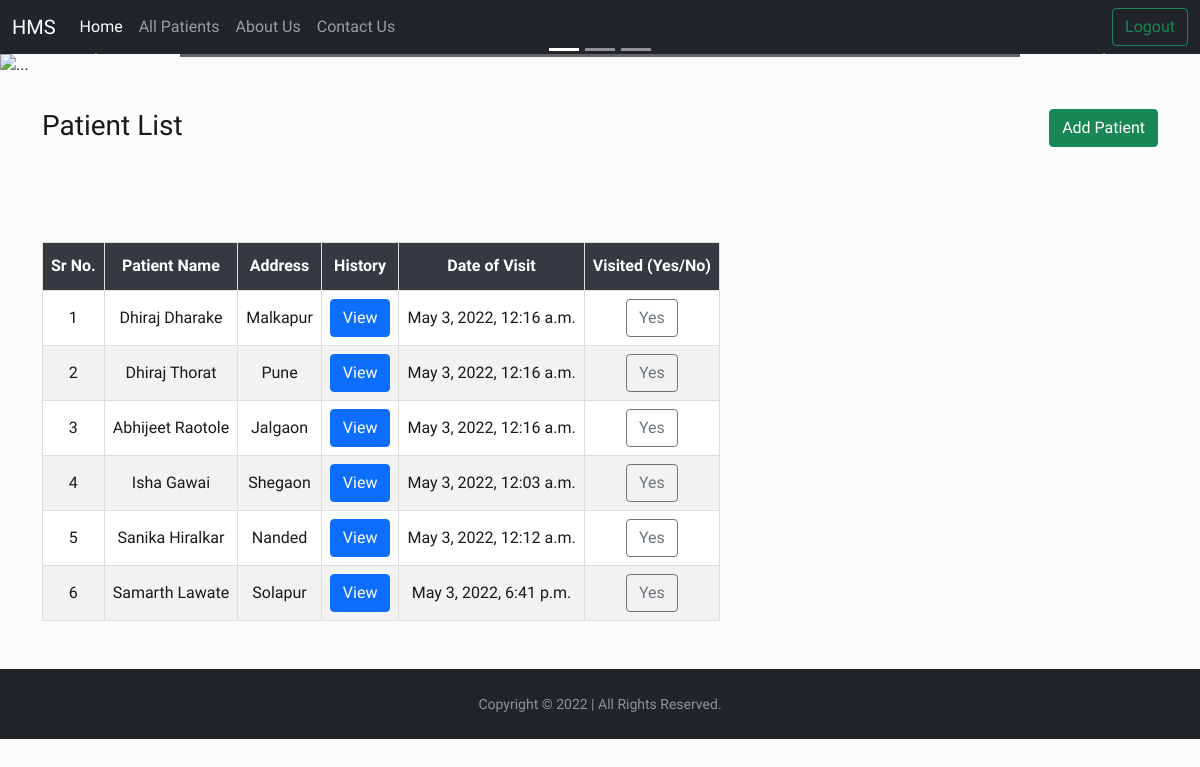
The page /patient/ on the database its author committed.
### patient/models.py (models this page shows)
class Patient(models.Model):
   name = models.CharField(max_length=300)
   gender = models.CharField(max_length=10)
   email = models.EmailField(null=True,blank=True)
   address = models.TextField(null=True,blank=True)
   date_of_Birth = models.DateField(null=True,blank=True)
   height = models.IntegerField(default=0)
   weight = models.IntegerField(default=0)
   reason = models.TextField(null=True,blank=True)
   notvisited = models.BooleanField(default=True)
   dateofvisit = models.DateTimeField(null=True,blank=True)
   def __str__(self):
    return self.name

### patient/views.py (the view)
# urls.py: path('',views.home,name="home"),
def home(request):
    allpatients = Patient.objects.filter(notvisited=True)
    allhistorys = History.objects.all()
    params = {'allpatients':allpatients,'allhistorys':allhistorys}
    return render(request,'dashboard.html',params)

### templates/dashboard.html (shortened to what this page needs)
<!doctype html>
<html lang="en">
<head>
    <link href="https://cdn.jsdelivr.net/npm/bootstrap@5.1.3/dist/css/bootstrap.min.css" rel="stylesheet"
>
    <link rel="stylesheet" type="text/css" href="https://cdn.datatables.net/v/dt/dt-1.11.5/datatables.min.css" />
</head>
<body>
    <nav class="navbar navbar-expand-lg navbar-dark bg-dark">
        <div class="container-fluid">
            <a class="navbar-brand" href="{% url 'home' %}">HMS</a>
            <div class="collapse navbar-collapse" id="navbarSupportedContent">
                <ul class="navbar-nav me-auto mb-2 mb-lg-0">
                    <li class="nav-item">
                        <a class="nav-link active" aria-current="page" href="{% url 'home' %}">Home</a>
                    </li>
                    <li class="nav-item">
                        <a class="nav-link" href="{% url 'allpatients' %}">All Patients</a>
                    </li>
                    <li class="nav-item">
                        <a class="nav-link" href="{% url 'about' %}">About Us</a>
                    </li>
                    <li class="nav-item">
                        <a class="nav-link" href="{% url 'contact' %}">Contact Us</a>
                    </li>
                </ul>
                <button type="button" class="btn btn-outline-success" data-bs-toggle="modal"
                    data-bs-target="#exampleModal">
                    Logout
                </button>
            </div>
        </div>
    </nav>
    <div id="carouselExampleCaptions" class="carousel slide" data-bs-ride="carousel">
        <div class="carousel-indicators">
            <button type="button" data-bs-target="#carouselExampleCaptions" data-bs-slide-to="0" class="active"
                aria-current="true" aria-label="Slide 1"></button>
            <button type="button" data-bs-target="#carouselExampleCaptions" data-bs-slide-to="1"
                aria-label="Slide 2"></button>
            <button type="button" data-bs-target="#carouselExampleCaptions" data-bs-slide-to="2"
                aria-label="Slide 3"></button>
        </div>
        <div class="carousel-inner">
            <div class="carousel-item active">
                <img src="https://source.unsplash.com/random/1500x500/?hospital" class="d-block w-100" alt="...">
                <div class="carousel-caption d-none d-md-block" style="background-color: black;opacity: 0.6;">
                </div>
            </div>
        </div>
        <button class="carousel-control-prev" type="button" data-bs-target="#carouselExampleCaptions"
            data-bs-slide="prev">
            <span class="carousel-control-prev-icon" aria-hidden="true"></span>
        </button>
        <button class="carousel-control-next" type="button" data-bs-target="#carouselExampleCaptions"
            data-bs-slide="next">
            <span class="carousel-control-next-icon" aria-hidden="true"></span>
        </button>
    </div>
    <div class="container" style="margin-top: 2rem;">
        <div style="margin: 20px 0px;">
            <h3 style="display: inline;">Patient List</h2>
                <a href="{% url 'addpatient' %}">
                    <button style="float: right;" class="btn btn-success">Add Patient</button>
                </a>
        </div>
        <table id="dataTable" style="text-align: center;margin-top: 100px;">
            <thead>
                <tr>
                    <th style="text-align: center;">Sr No.</th>
                    <th style="text-align: center;">Patient Name</th>
                    <th style="text-align: center;">Address</th>
                    <th style="text-align: center;">History</th>
                    <th style="text-align: center;">Date of Visit</th>
                    <th style="text-align: center;">Visited (Yes/No)</th>
                </tr>
            </thead>
            <tbody>
                {% for i in allpatients %}
                <tr>
                    <td>{{forloop.counter}}</td>
                    <td>{{i.name}}</td>
                    <td>{{i.address}}</td>
                    <td>
                        <center><button type="button" class="btn btn-primary" data-bs-toggle="modal"
                                data-bs-target="#exampleModal{{i.id}}">
                                View
                            </button></center>
                    </td>
                    <td>{{i.dateofvisit}}</td>
                    <td>
                        <center>
                            <form action="{% url 'visited' %}" method="post">
                                <button type="submit" class="btn btn-outline-secondary">Yes</button>
                            </form>
                        </center>
                    </td>
                </tr>
                {% endfor %}
            </tbody>
        </table>
    </div>
    <footer id="sticky-footer" class="flex-shrink-0 py-4 bg-dark text-white-50" style="margin-top: 3rem ;">
        <div class="container text-center">
            <small>Copyright &copy; 2022 | All Rights Reserved.</small>
        </div>
    </footer>
</body>
</html>

### templates/dashboard.html (style rules this page uses)
* { margin: 0; padding: 0; box-sizing: border-box; }
html, body { height: 100%; }
body { background: #fdfcfc; color: rgba(0, 0, 0, 0.9); font-family: "Work Sans", sans-serif; font-size: 16px; line-height: 1.4; }
#dataTable td, #dataTable th { border: 1px solid #ddd; padding: 8px; }
#dataTable tr { transition: transform 0.3s ease-in-out; }
#dataTable tr:nth-child(odd) { background-color: white; }
#dataTable tr:nth-child(even) { background-color: #f2f2f2; }
#dataTable th { padding-top: 12px; padding-bottom: 12px; text-align: left; background-color: #343a40; color: white; }

### rows shown on the page
Patient: name "Dhiraj Dharake", address "Malkapur", dateofvisit "May 3, 2022, 12:16 a.m."
Patient: name "Dhiraj Thorat", address "Pune", dateofvisit "May 3, 2022, 12:16 a.m."
Patient: name "Abhijeet Raotole", address "Jalgaon", dateofvisit "May 3, 2022, 12:16 a.m."
Patient: name "Isha Gawai", address "Shegaon", dateofvisit "May 3, 2022, 12:03 a.m."
Patient: name "Sanika Hiralkar", address "Nanded", dateofvisit "May 3, 2022, 12:12 a.m."
Patient: name "Samarth Lawate", address "Solapur", dateofvisit "May 3, 2022, 6:41 p.m."
